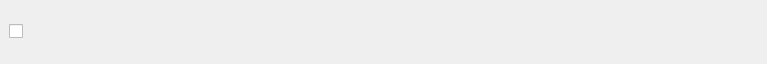
<?xml version="1.0" encoding="UTF-8"?>
<ui version="4.0">
 <class>UiDiagramPipe</class>
 <widget class="QWidget" name="UiDiagramPipe">
  <property name="geometry">
   <rect>
    <x>0</x>
    <y>0</y>
    <width>767</width>
    <height>64</height>
   </rect>
  </property>
  <property name="minimumSize">
   <size>
    <width>0</width>
    <height>64</height>
   </size>
  </property>
  <property name="windowTitle">
   <string>Form</string>
  </property>
  <property name="styleSheet">
   <string notr="true">QWidget[accessibleName=&quot;pipe:normal&quot;]{
	background-color: rgb(62, 62, 66);
}
QWidget[accessibleName=&quot;pipe:light&quot;]{
	background-color: rgb(0, 83, 125);
}
QPushButton#__btnRemove{
	border: none;
	background-image: url(:/pluginDiagram/buttons/img/Trash.png);
	background-repeat: none;
	background-position: center;
}
QPushButton#__btnRemove::pressed {
	background-image: url(:/pluginDiagram/buttons/img/Trash_down.png);
}

QCheckBox#__toggleSetting::indicator {
	image: url(:/pluginDiagram/buttons/img/Remove.png);
}
QCheckBox#__toggleSetting::indicator::checked {
	image: url(:/pluginDiagram/buttons/img/Remove_down.png);
}</string>
  </property>
  <layout class="QHBoxLayout" name="horizontalLayout">
   <property name="spacing">
    <number>0</number>
   </property>
   <property name="leftMargin">
    <number>0</number>
   </property>
   <property name="topMargin">
    <number>3</number>
   </property>
   <property name="rightMargin">
    <number>0</number>
   </property>
   <property name="bottomMargin">
    <number>3</number>
   </property>
   <item>
    <widget class="QWidget" name="dragdrop" native="true">
     <property name="accessibleName">
      <string notr="true">pipe:normal</string>
     </property>
     <layout class="QHBoxLayout" name="horizontalLayout_2">
      <property name="spacing">
       <number>5</number>
      </property>
      <property name="topMargin">
       <number>5</number>
      </property>
      <property name="bottomMargin">
       <number>5</number>
      </property>
      <item>
       <widget class="QCheckBox" name="__toggleSetting">
        <property name="text">
         <string/>
        </property>
        <property name="checked">
         <bool>false</bool>
        </property>
       </widget>
      </item>
      <item>
       <widget class="QWidget" name="__settingBox" native="true">
        <layout class="QHBoxLayout" name="horizontalLayout_3">
         <property name="spacing">
          <number>5</number>
         </property>
         <property name="leftMargin">
          <number>0</number>
         </property>
         <property name="topMargin">
          <number>0</number>
         </property>
         <property name="rightMargin">
          <number>0</number>
         </property>
         <property name="bottomMargin">
          <number>0</number>
         </property>
         <item>
          <widget class="QPushButton" name="__btnRemove">
           <property name="minimumSize">
            <size>
             <width>24</width>
             <height>24</height>
            </size>
           </property>
           <property name="maximumSize">
            <size>
             <width>24</width>
             <height>24</height>
            </size>
           </property>
           <property name="text">
            <string/>
           </property>
           <property name="autoRepeat">
            <bool>false</bool>
           </property>
           <property name="flat">
            <bool>false</bool>
           </property>
          </widget>
         </item>
        </layout>
       </widget>
      </item>
      <item>
       <widget class="DragDropWidget" name="__container" native="true">
        <property name="sizePolicy">
         <sizepolicy hsizetype="Expanding" vsizetype="Preferred">
          <horstretch>0</horstretch>
          <verstretch>0</verstretch>
         </sizepolicy>
        </property>
       </widget>
      </item>
     </layout>
    </widget>
   </item>
  </layout>
 </widget>
 <customwidgets>
  <customwidget>
   <class>DragDropWidget</class>
   <extends>QWidget</extends>
   <header>dragdropwidget.h</header>
   <container>1</container>
  </customwidget>
 </customwidgets>
 <resources>
  <include location="pluginDiagram.qrc"/>
 </resources>
 <connections/>
</ui>
